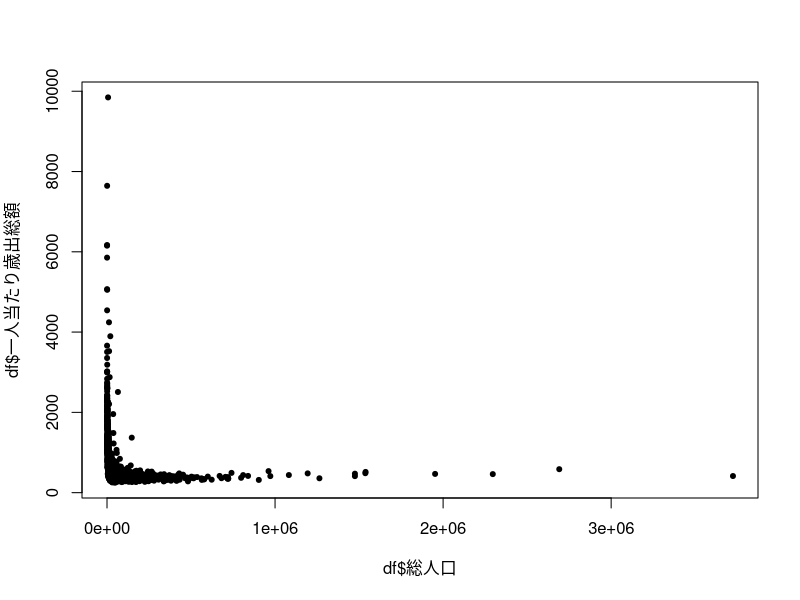
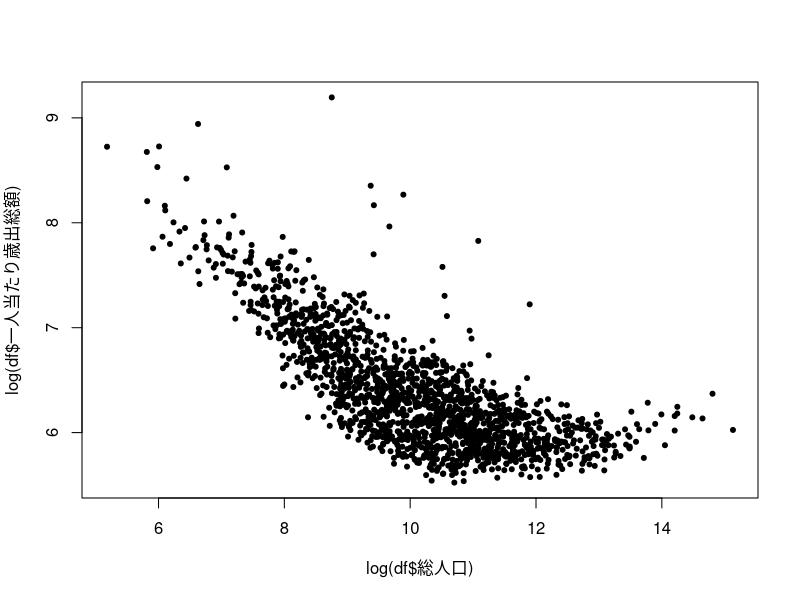
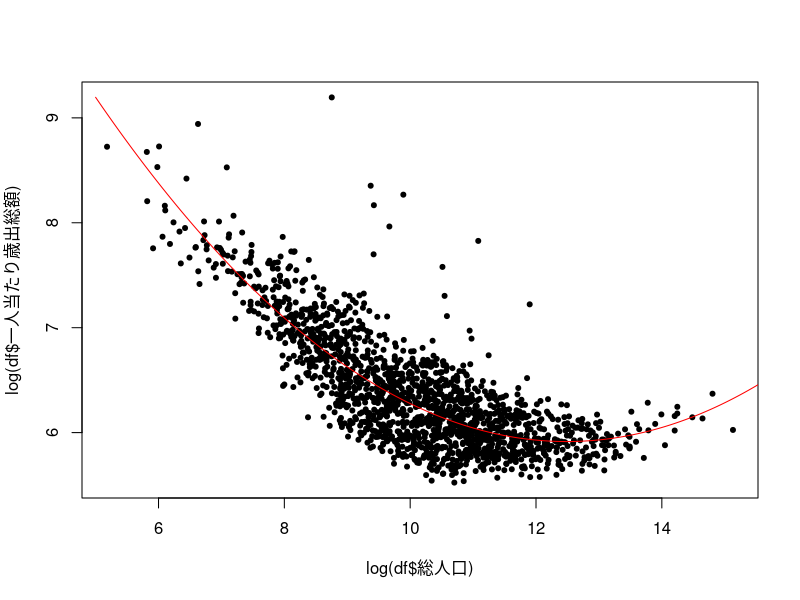
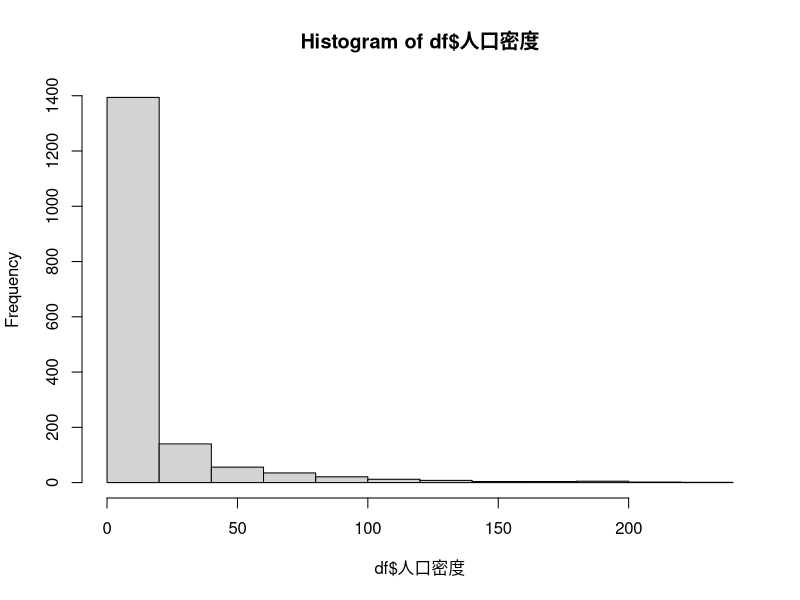
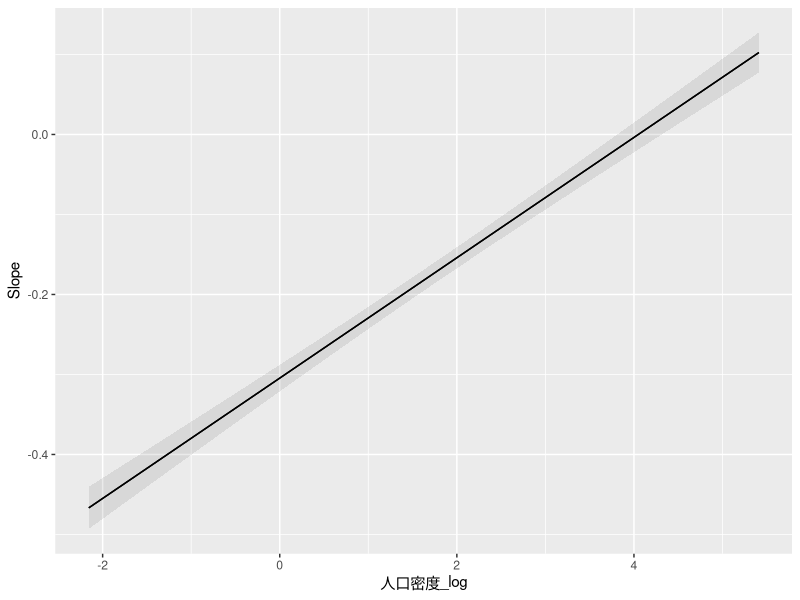

Source code (R) for these figures, in order:
df <- read.csv("SSDSE-2019A.csv", fileEncoding = "SJIS")
df <- subset(df, df$都道府県 != "福島県")

df$一人当たり歳出総額 <- df$歳出決算総額 / df$総人口
plot(df$総人口, df$一人当たり歳出総額, pch = 20)

result1 <- lm(一人当たり歳出総額 ~ 総人口, data = df)
summary(result1)


#対数線形モデル
plot(log(df$総人口), log(df$一人当たり歳出総額), pch = 20)
result2 <- lm(log(一人当たり歳出総額) ~ log(総人口), data = df)
summary(result2)

result3 <- lm(log(一人当たり歳出総額) ~ log(総人口) + I(log(総人口)^2), data = df)
summary(result3)

plot(log(df$総人口), log(df$一人当たり歳出総額), pch = 20)
b <- result3$coefficients
x <- seq(5, 16, 0.01)
y.hat <- b[1] + b[2] * x + b[3] * x^2
lines(x, y.hat, col = "red")

b[2]/(-2*b[3])
exp(b[2]/(-2*b[3]))

#交差項
df$人口密度 <- df$総人口 / df$可住地面積
hist(df$人口密度)
result4 <- lm(log(一人当たり歳出総額) ~ log(総人口) + log(人口密度) + I(log(総人口) * log(人口密度)), data = df)
summary(result4)

df$一人当たり歳出総額_log <- log(df$一人当たり歳出総額)
df$総人口_log <- log(df$総人口)
df$人口密度_log <- log(df$人口密度)
res5 <- lm(一人当たり歳出総額_log ~ 総人口_log + 人口密度_log +総人口_log * 人口密度_log, data = df)
summary(res5)

library(marginaleffects)
g <- plot_slopes(res5, variables = "総人口_log", condition = "人口密度_log", conf.level = 0.95)

g
